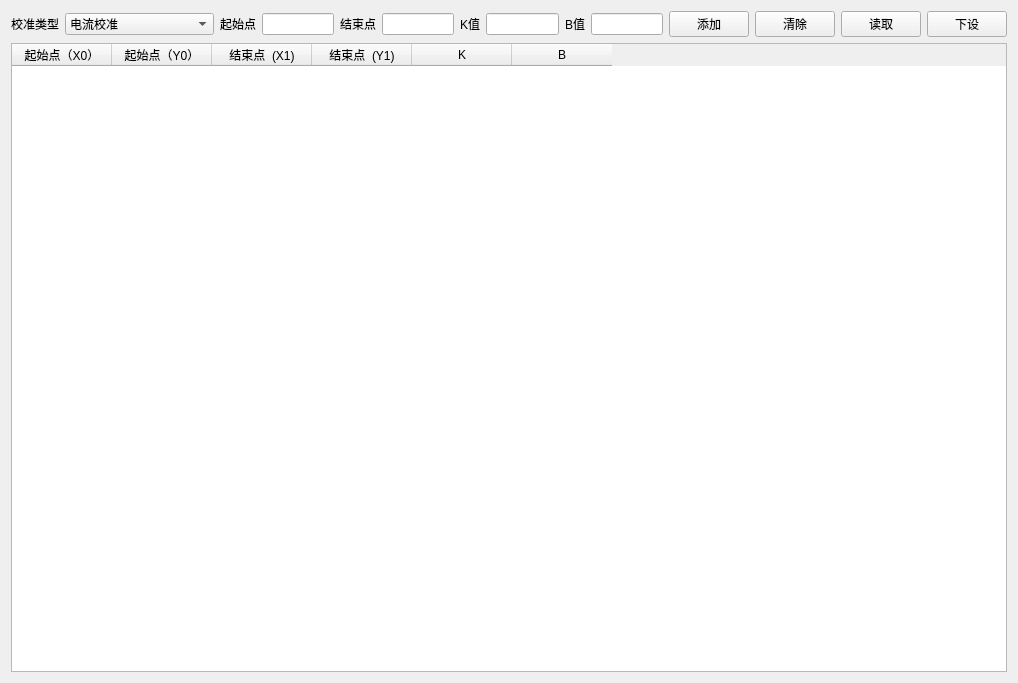
<?xml version="1.0" encoding="UTF-8"?>
<ui version="4.0">
 <class>BCUCalibrationClass</class>
 <widget class="QWidget" name="BCUCalibrationClass">
  <property name="geometry">
   <rect>
    <x>0</x>
    <y>0</y>
    <width>1018</width>
    <height>683</height>
   </rect>
  </property>
  <property name="windowTitle">
   <string>BCUCalibration</string>
  </property>
  <layout class="QVBoxLayout" name="verticalLayout">
   <item>
    <layout class="QHBoxLayout" name="horizontalLayout">
     <item>
      <widget class="QLabel" name="label_2">
       <property name="text">
        <string>校准类型</string>
       </property>
      </widget>
     </item>
     <item>
      <widget class="QComboBox" name="comboBox">
       <item>
        <property name="text">
         <string>电流校准</string>
        </property>
       </item>
       <item>
        <property name="text">
         <string>电池电压校准</string>
        </property>
       </item>
       <item>
        <property name="text">
         <string>Pack电压校准</string>
        </property>
       </item>
       <item>
        <property name="text">
         <string>电流传感器的温度校准</string>
        </property>
       </item>
       <item>
        <property name="text">
         <string>外部环境的温度校准</string>
        </property>
       </item>
       <item>
        <property name="text">
         <string>P-温度校准</string>
        </property>
       </item>
       <item>
        <property name="text">
         <string>P+温度校准</string>
        </property>
       </item>
       <item>
        <property name="text">
         <string>B-温度校准</string>
        </property>
       </item>
       <item>
        <property name="text">
         <string>B+温度校准</string>
        </property>
       </item>
      </widget>
     </item>
     <item>
      <widget class="QLabel" name="label_3">
       <property name="text">
        <string>起始点</string>
       </property>
      </widget>
     </item>
     <item>
      <widget class="QLineEdit" name="lE_Start"/>
     </item>
     <item>
      <widget class="QLabel" name="label_4">
       <property name="text">
        <string>结束点</string>
       </property>
      </widget>
     </item>
     <item>
      <widget class="QLineEdit" name="lE_End"/>
     </item>
     <item>
      <widget class="QLabel" name="label_5">
       <property name="text">
        <string>K值</string>
       </property>
      </widget>
     </item>
     <item>
      <widget class="QLineEdit" name="lE_K"/>
     </item>
     <item>
      <widget class="QLabel" name="label_6">
       <property name="text">
        <string>B值</string>
       </property>
      </widget>
     </item>
     <item>
      <widget class="QLineEdit" name="lE_B"/>
     </item>
     <item>
      <widget class="QPushButton" name="bt_add">
       <property name="text">
        <string>添加</string>
       </property>
      </widget>
     </item>
     <item>
      <widget class="QPushButton" name="bt_clear">
       <property name="text">
        <string>清除</string>
       </property>
      </widget>
     </item>
     <item>
      <widget class="QPushButton" name="bt_read_all">
       <property name="text">
        <string>读取</string>
       </property>
      </widget>
     </item>
     <item>
      <widget class="QPushButton" name="bt_write">
       <property name="text">
        <string>下设</string>
       </property>
      </widget>
     </item>
    </layout>
   </item>
   <item>
    <widget class="QTableWidget" name="tableWidget">
     <column>
      <property name="text">
       <string>起始点（X0）</string>
      </property>
     </column>
     <column>
      <property name="text">
       <string>起始点（Y0）</string>
      </property>
     </column>
     <column>
      <property name="text">
       <string>结束点  (X1)</string>
      </property>
     </column>
     <column>
      <property name="text">
       <string>结束点  (Y1)</string>
      </property>
     </column>
     <column>
      <property name="text">
       <string>K</string>
      </property>
     </column>
     <column>
      <property name="text">
       <string>B</string>
      </property>
     </column>
    </widget>
   </item>
   <item>
    <layout class="QGridLayout" name="gridLayout"/>
   </item>
  </layout>
 </widget>
 <layoutdefault spacing="6" margin="11"/>
 <resources/>
 <connections/>
</ui>
